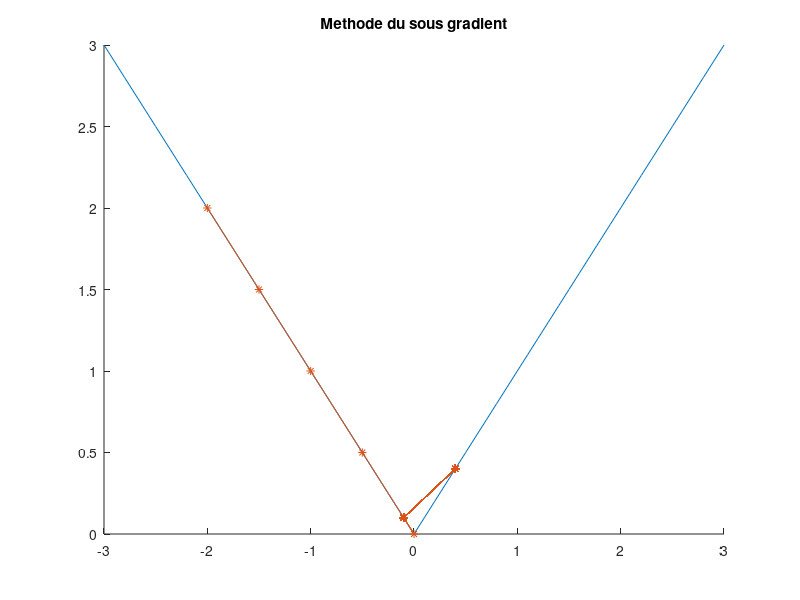
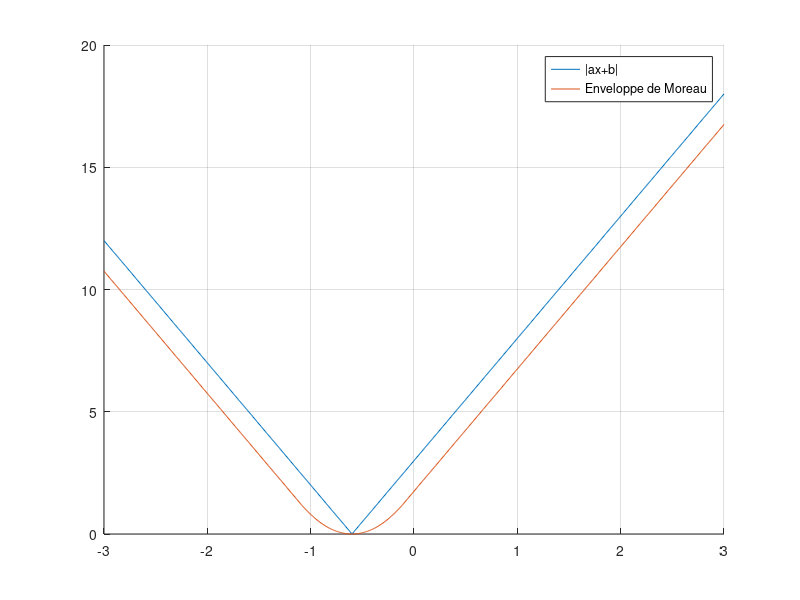
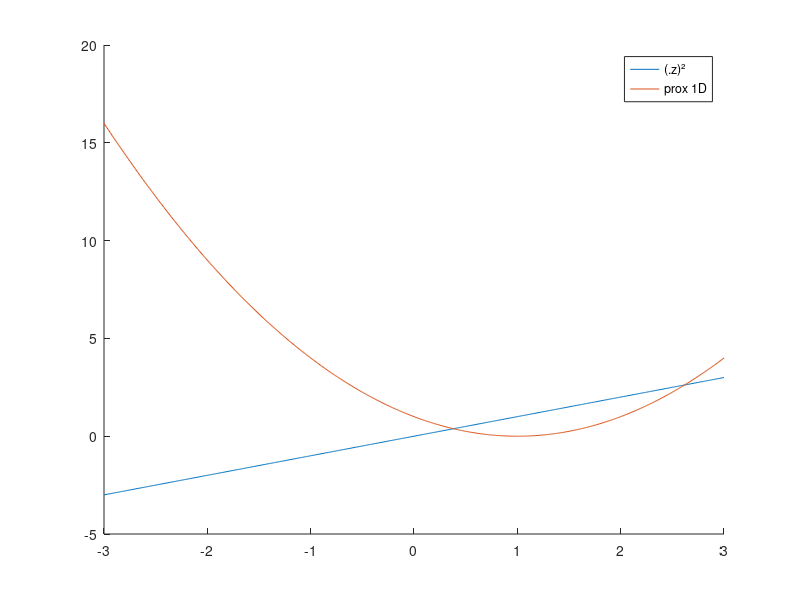
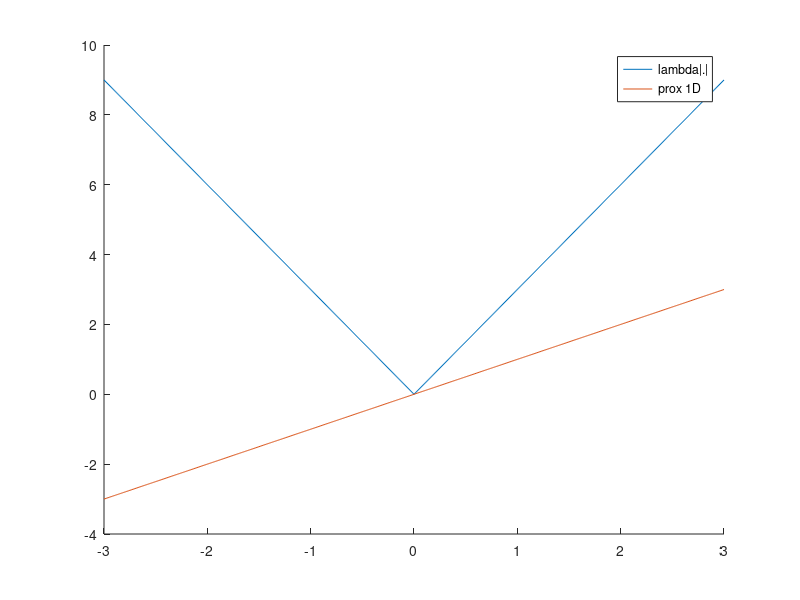

Here is the MATLAB script that generated these plots, in order: (Note: this script raises an error after producing the figures.)
clear variables;
close all;

%% 1.1 Sous-différentielle et algorithme de sous-gradient

f=@(x)(abs(x));
df=@(x,c)((x==0)*c+(~(x==0))*(sign(x)));

% Valeur de départ
x=-2;

c=0.2;
eps= 10^-4;
delta=1;
lambda=0.5;
xi=[x];
l=[f(x)];
compteur=0;

while delta> eps && compteur<500
    compteur=compteur+1;
    x1=x-lambda*df(x,c);
    xi=[xi,x1];
    delta=norm(df(x1,c));
    x=x1;
    l=[l;f(x)];
    
end
figure(1)
hold on
plot(-3:0.1:3,abs(-3:0.1:3))
plot(xi,l,'*-')
title('Methode du sous gradient')
disp(x1)


%% 1.2 Enveloppe de Moreau

a=5;
b=3;
gamma =0.1;

t=-3:0.01:3;

f=@(x,a,b)(abs(a*x+b));
M=@(x,a,b,gamma) (  (x>-b/a + a*gamma).*(a*x+b -a^2*gamma/2)...
                   +(x<-b/a - a*gamma).*(-a*x-b - a^2*gamma/2) ...
                   +((x<=-b/a + a*gamma) & (x>=-b/a - a*gamma)).*(1/(2*gamma)*((x+b/a).^2))  );

figure(2)
fonction=f(t,a,b);
Moreau=M(t,a,b,gamma);
hold on
grid on
plot(t,fonction)
plot(t,Moreau)
legend("|ax+b|",'Enveloppe de Moreau')




%% 1.3 Operateur Proximal

prox1=@(x,z,gamma)((2*gamma*z+x)/(2*gamma+1));
prox2=@(x,lambda,gamma)(((x>lambda*gamma)).*(x-lambda*gamma)+...
    (x<-lambda*gamma).*(x+lambda*gamma) +...
    (x<=lambda*gamma |x>=-lambda*gamma).*(0));

z=1;
lambda=3;
gamma=0.00001;
f=prox1(t,z,gamma);
g=prox2(t,lambda,gamma);


figure(3)
hold on
plot(t,f)
plot(t,(t-z).^2)
legend("(.z)²","prox 1D")
figure(4)
hold on
plot(t,lambda*abs(g))
plot(t,g)
legend("lambda|.|","prox 1D")


%% 2.1





eps= 10^-4;
delta=1;
% On utilise prox2 déjà codé
lambda=1;
gamma=0.1;
x=2;
xi=[x];
l=[abs(x)];
compteur=0;

while delta> eps && compteur<5000
    compteur=compteur+1;
    x1=prox2(x,lambda,gamma);
    xi=[xi,x1];
    delta=norm(df(x1,c));
    x=x1;
    l=[l;abs(x)];
    
end
figure(5)
hold on
plot(-3:0.1:3,abs(-3:0.1:3))
plot(xi,l,'*-')
title('Algorithme du point proximal')
disp(x1)


%% 2.2

f1=@(x)(norm(x,2)^2);
df2=@(x)(2*x);

eps= 10^-4;
delta=1;
% On utilise prox2 déjà codé
dim=1;
lambda=2;

gamma=0.05;
x=3*rand(1,dim);
xi=[x];

l=[norm(x,1)];




compteur=1;
while delta> eps 
    compteur=compteur+1;
    x1=prox2(x-gamma*df2(x),lambda,gamma);
    xi=[xi,x1];
    delta=norm(xi(compteur)-xi(compteur-1));
    x=x1;
    l=[l;norm(x,1)];
    
end
figure(6)
hold on
if dim==1
    plot(-3:0.1:3,abs(-3:0.1:3))
    plot(xi,l,'*-')
    title('Algorithme du gradient proximal')
    disp(x1)
else
    
    plot(l)
    title('Fonction de coût')
    disp(x1)
end




%% 3.1

q=2;

switch q
    case 1
f3=@(x,H,z)(norm((H*x -z),2)^2);
df3=@(x,H,z)(2*H'*(H*x-z));
fz=@(x,H,b)(H*x+b);


dim=length(t);
b=randn(dim,1);
x=sin(t)';
H=opH(eye(dim),"gaussian",5);
z=fz(x,H,b);

gamma=1;



eps= 10^-4;
delta=15;
lambda=0.4;
xi=[x];
l=[norm(f3(x,H,z),1)];
compteur=1;

while delta> eps && compteur<100000
    compteur=compteur+1;
    x1=prox2(x-lambda*df3(x,H,z),lambda,gamma);
    delta=norm(xi(compteur)-xi(compteur-1),1);
    x=x1;
    xi=[xi,x1];
    l=[l;norm(f3(x,H,z),1)];
    
end


figure (7)
hold on
%plot(t,sin(t),'r')
plot(l);
%legend("sin(x)","Methode de gradiant proximal")


    case 2
    f4=@(x,z)(norm((x -z),2)^2);
    proxg=@(x,g) (x>g).*(x-g) + (x<-g).*(x+g);
    grad=@(x,z)(2*(x-z));

    X = im2double(imread('parrot-gray-blur-noisy.png'));
    %w=zeros(1,400)+1;
    X=X(1:399,1:399);
    n=length(X);   
    z=X(:);
    ker = 'gaussian';  

    lambda = 0.1;   
    
    Gamma=0.01;  %%opL(0.01*eye(n))

%% Gradient proximal
eps= 10^-8;
delta=1;


l=norm(f4(x,z));
compteur=1;
while delta> eps && compteur<1000
    compteur=compteur+1;
    x1=prox2(x-lambda*grad(x,z),lambda,Gamma);
    delta=norm(x1-x,1);
    x=x1;
    l=[l,norm(f4(x,z))];
end
disp(compteur)
    figure(7)
    hold on
    subplot(311)
    imshow(reshape(x,size(X)))
    subplot(312)
    imshow(X)
    subplot(313)
    plot(l)
    title('Algorithme du gradient proximal')

end




%% 3.2


image = 1; 
switch image
    case 1 
proxg=@(x,g) (x>g).*(x-g) + (x<-g).*(x+g);
grad=@(x,z)(-opD(-opDt(x)+z));

gamma=0.5;
z=X(:);
dim=length(X);
dim1=length(z);
b=randn(dim1,1);
x=rand(dim1,1);



eps= 0.001;
delta=15;
lambda=0.2;

compteur=1;

while delta> eps && compteur<15000
    compteur=compteur+1;
    
    y=x-gamma*grad(x,z);
                            
    x1=y-gamma*prox2(y,lambda,gamma);
    delta=norm(x-x1,2);
    x=x1;
    
end

x_final = -opDt(x) + z;

figure (9)
hold on
plot(l);
figure(10)
subplot(221)
imshow(X)
subplot(222)
imshow(reshape(x_final,size(X)))


    case 0
end
